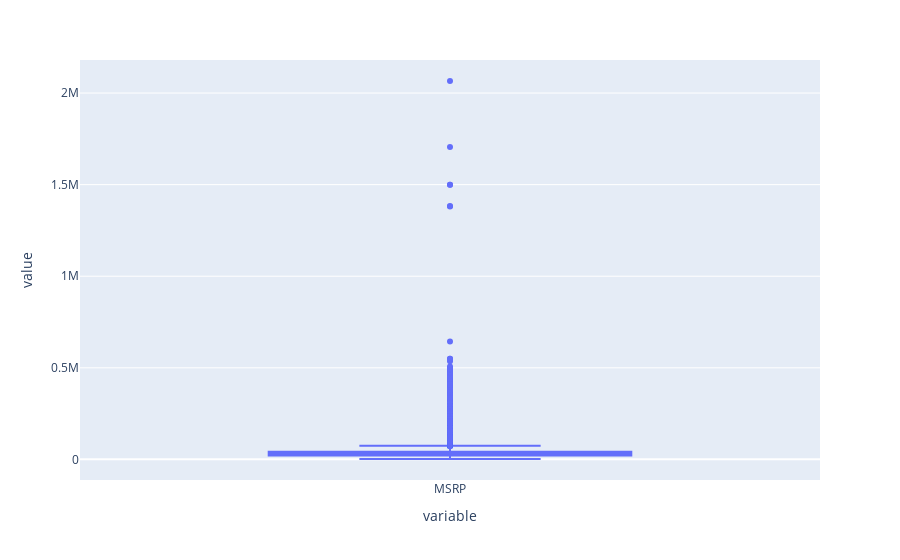

Write notebook code for a chart like this one.
### Markdown cell above
***Jellemzők eloszlásának vizsgálata (MSRP, HP, Cylinders)***

### Code cell
fig = px.box(df['MSRP'])
fig.show()

### Figure 1 — Plotly figure (JSON) as saved in the notebook; plotly's stock layout.template omitted (floating-point values rounded to 4 significant figures; data arrays with more than 128 entries replaced by an {"elided": "..."} marker saying what was removed)
{"data": [{"alignmentgroup": "True", "hovertemplate": "variable=%{x}<br>value=%{y}<extra></extra>", "legendgroup": "", "marker": {"color": "#636efa"}, "name": "", "notched": false, "offsetgroup": "", "orientation": "v", "showlegend": false, "type": "box", "x": {"elided": "11914 str values"}, "x0": " ", "xaxis": "x", "y": {"elided": "11914 int values"}, "y0": " ", "yaxis": "y"}], "layout": {"boxmode": "group", "legend": {"tracegroupgap": 0}, "margin": {"t": 60}, "xaxis": {"anchor": "y", "domain": [0, 1], "title": {"text": "variable"}}, "yaxis": {"anchor": "x", "domain": [0, 1], "title": {"text": "value"}}}}
